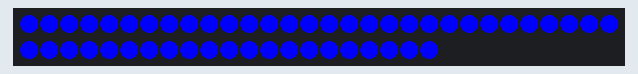
This sketch was run on a simulated Arduino Uno, built for the host (arithmetic inside an expression is 32-bit, double 64-bit). On the bench: 51 RGB LEDs in strip order, left to right, continuing on the next row.

Above: at 0.1 s.
At 3.77 s:
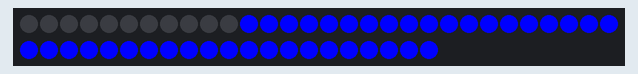
At 7.69 s:
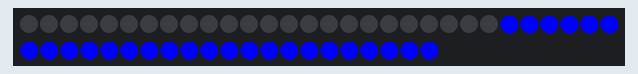
At 11.61 s:
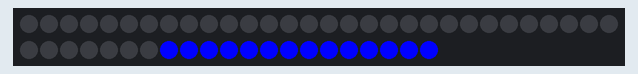
At 15.53 s:
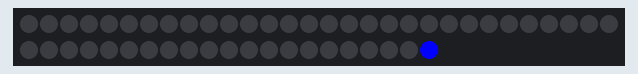

The sketch:

strip.ino
```cpp
#include <FastLED.h>
const int NUM_LEDS = 51;
const int DATA_PIN = 5;
CRGB leds[NUM_LEDS];

void setup()
{
  Serial.begin(115200);
  FastLED.addLeds<WS2811, 5, GRB>(leds, NUM_LEDS);
}

void loop() {
  for (int i = 0; i <= NUM_LEDS; i++) {
    leds[i] = CRGB::Blue;
  }
  FastLED.show();
  delay(300);
  for (int i = 0; i <= NUM_LEDS; i++) {
    leds[i] = CRGB::White;
    delay(300);
    leds[i] = CRGB::Black;
    FastLED.show();
  }
}
```

Measured:
- by itself, everything shown: repeats every 16.0 s, in 52 steps
